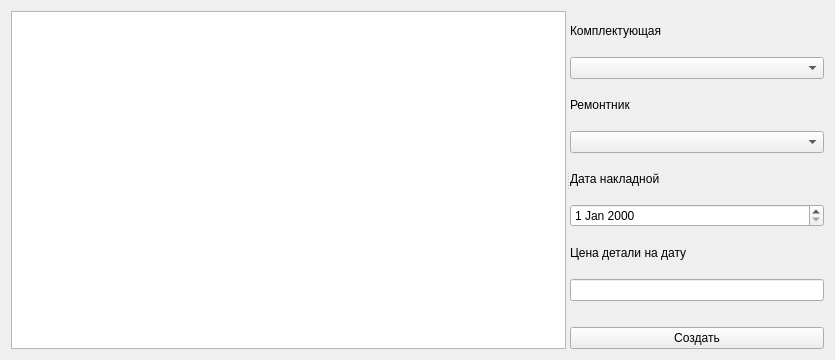
<?xml version="1.0" encoding="UTF-8"?>
<ui version="4.0">
 <class>generatewaybillview</class>
 <widget class="QWidget" name="generatewaybillview">
  <property name="geometry">
   <rect>
    <x>0</x>
    <y>0</y>
    <width>835</width>
    <height>360</height>
   </rect>
  </property>
  <property name="windowTitle">
   <string>Создание накладной</string>
  </property>
  <layout class="QHBoxLayout" name="horizontalLayout">
   <item>
    <widget class="QSplitter" name="splitter">
     <property name="orientation">
      <enum>Qt::Horizontal</enum>
     </property>
     <widget class="QTableView" name="tvWaybills"/>
     <widget class="QWidget" name="layoutWidget">
      <layout class="QVBoxLayout" name="verticalLayout_2">
       <item>
        <layout class="QVBoxLayout" name="verticalLayout">
         <item>
          <widget class="QLabel" name="label_2">
           <property name="text">
            <string>Комплектующая</string>
           </property>
          </widget>
         </item>
         <item>
          <widget class="QComboBox" name="comboBox"/>
         </item>
         <item>
          <widget class="QLabel" name="label_3">
           <property name="text">
            <string>Ремонтник</string>
           </property>
          </widget>
         </item>
         <item>
          <widget class="QComboBox" name="comboBox_2"/>
         </item>
         <item>
          <widget class="QLabel" name="label_4">
           <property name="text">
            <string>Дата накладной</string>
           </property>
          </widget>
         </item>
         <item>
          <widget class="QDateEdit" name="dateEdit"/>
         </item>
         <item>
          <widget class="QLabel" name="label_5">
           <property name="text">
            <string>Цена детали на дату</string>
           </property>
          </widget>
         </item>
         <item>
          <widget class="QLineEdit" name="lePriceonDate"/>
         </item>
         <item>
          <spacer name="horizontalSpacer">
           <property name="orientation">
            <enum>Qt::Horizontal</enum>
           </property>
           <property name="sizeHint" stdset="0">
            <size>
             <width>40</width>
             <height>20</height>
            </size>
           </property>
          </spacer>
         </item>
        </layout>
       </item>
       <item>
        <widget class="QPushButton" name="pushButton">
         <property name="text">
          <string>Создать</string>
         </property>
        </widget>
       </item>
      </layout>
     </widget>
    </widget>
   </item>
  </layout>
 </widget>
 <resources/>
 <connections/>
</ui>
